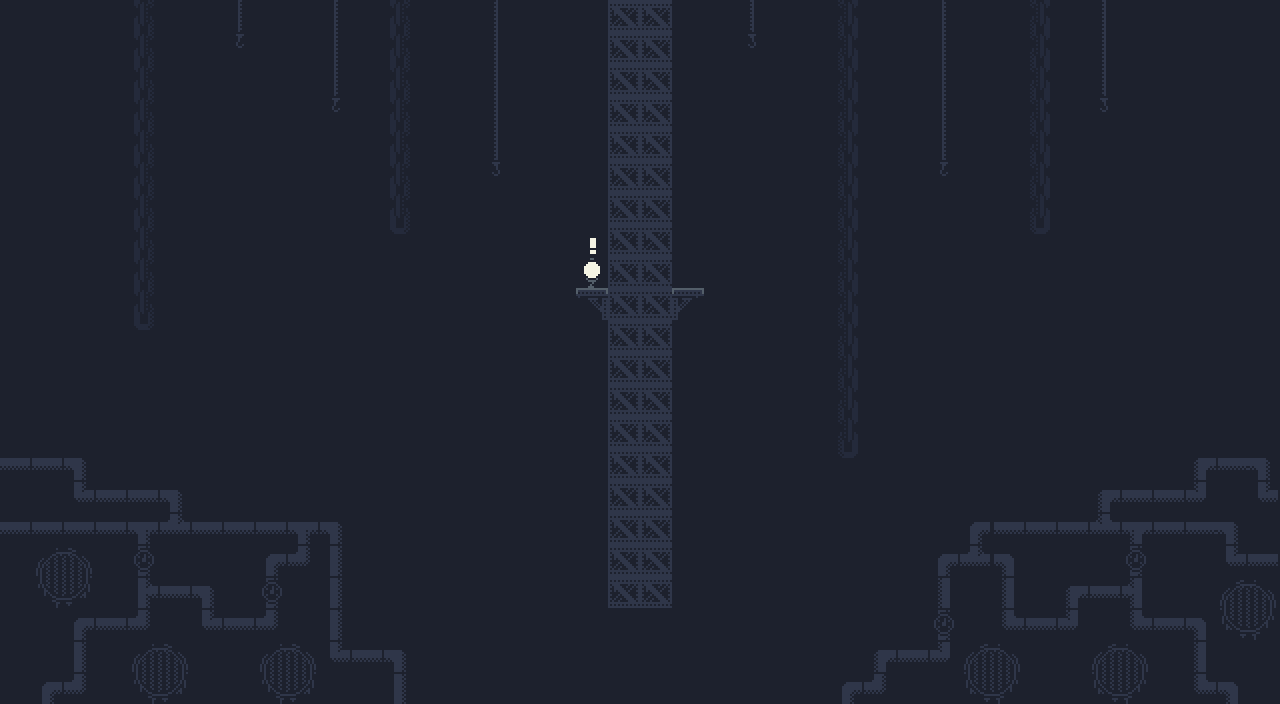

A level layout from a 2D game, rendered from its tile map. Below: a short description, then the map file with its tile-grid data intact:
An orthogonal 40x22 tile map with 32x32 px tiles, 3 tile layers (Background, Ground, Foreground) and 3 objects (Spawn, Win).

<map version="1.10" tiledversion="1.12.1" orientation="orthogonal" renderorder="right-down" width="40" height="22" tilewidth="32" tileheight="32" infinite="0" backgroundcolor="#1d212d" nextlayerid="5" nextobjectid="9">
 <editorsettings>
  <export target="level6.json" format="json" />
 </editorsettings>
 <tileset firstgid="1" name="0x72-industrial-tileset-32px-extruded" tilewidth="32" tileheight="32" spacing="2" margin="1" tilecount="1024" columns="32">
  <image source="0x72-industrial-tileset-32px-extruded.png" width="1088" height="1088" />
  <tile id="5">
   <properties>
    <property name="collides" type="bool" value="true" />
   </properties>
  </tile>
  <tile id="12">
   <properties>
    <property name="collides" type="bool" value="true" />
   </properties>
  </tile>
  <tile id="13">
   <properties>
    <property name="collides" type="bool" value="true" />
   </properties>
  </tile>
  <tile id="14">
   <properties>
    <property name="collides" type="bool" value="true" />
   </properties>
  </tile>
  <tile id="15">
   <properties>
    <property name="collides" type="bool" value="true" />
   </properties>
  </tile>
  <tile id="19">
   <properties>
    <property name="collides" type="bool" value="true" />
   </properties>
  </tile>
  <tile id="20">
   <properties>
    <property name="collides" type="bool" value="true" />
   </properties>
  </tile>
  <tile id="21">
   <properties>
    <property name="collides" type="bool" value="true" />
   </properties>
  </tile>
  <tile id="32">
   <properties>
    <property name="collides" type="bool" value="true" />
   </properties>
  </tile>
  <tile id="33">
   <properties>
    <property name="collides" type="bool" value="true" />
   </properties>
  </tile>
  <tile id="34">
   <properties>
    <property name="collides" type="bool" value="true" />
   </properties>
  </tile>
  <tile id="35">
   <properties>
    <property name="collides" type="bool" value="true" />
   </properties>
  </tile>
  <tile id="36">
   <properties>
    <property name="collides" type="bool" value="true" />
   </properties>
  </tile>
  <tile id="37">
   <properties>
    <property name="collides" type="bool" value="true" />
   </properties>
  </tile>
  <tile id="38">
   <properties>
    <property name="collides" type="bool" value="true" />
   </properties>
  </tile>
  <tile id="39">
   <properties>
    <property name="collides" type="bool" value="true" />
   </properties>
  </tile>
  <tile id="40">
   <properties>
    <property name="collides" type="bool" value="true" />
   </properties>
  </tile>
  <tile id="41">
   <properties>
    <property name="collides" type="bool" value="true" />
   </properties>
  </tile>
  <tile id="42">
   <properties>
    <property name="collides" type="bool" value="true" />
   </properties>
  </tile>
  <tile id="43">
   <properties>
    <property name="collides" type="bool" value="true" />
   </properties>
  </tile>
  <tile id="52">
   <properties>
    <property name="collides" type="bool" value="true" />
   </properties>
  </tile>
  <tile id="53">
   <properties>
    <property name="collides" type="bool" value="true" />
    <property name="isPermanent" type="bool" value="true" />
   </properties>
  </tile>
  <tile id="76">
   <properties>
    <property name="collides" type="bool" value="true" />
    <property name="isSpike" type="bool" value="true" />
   </properties>
   <objectgroup draworder="index">
    <object id="5" x="2" y="26" width="30" height="6" />
   </objectgroup>
  </tile>
  <tile id="77">
   <properties>
    <property name="collides" type="bool" value="true" />
    <property name="isSpike" type="bool" value="true" />
   </properties>
  </tile>
  <tile id="78">
   <properties>
    <property name="collides" type="bool" value="true" />
    <property name="isSpike" type="bool" value="true" />
   </properties>
  </tile>
  <tile id="79">
   <properties>
    <property name="collides" type="bool" value="true" />
    <property name="isSpike" type="bool" value="true" />
   </properties>
  </tile>
  <tile id="84">
   <properties>
    <property name="collides" type="bool" value="true" />
   </properties>
  </tile>
  <tile id="85">
   <properties>
    <property name="collides" type="bool" value="true" />
   </properties>
  </tile>
  <tile id="86">
   <properties>
    <property name="collides" type="bool" value="true" />
   </properties>
  </tile>
  <tile id="87">
   <properties>
    <property name="collides" type="bool" value="true" />
   </properties>
  </tile>
  <tile id="88">
   <properties>
    <property name="collides" type="bool" value="true" />
   </properties>
  </tile>
  <tile id="89">
   <properties>
    <property name="collides" type="bool" value="true" />
   </properties>
  </tile>
  <tile id="108">
   <properties>
    <property name="collides" type="bool" value="true" />
    <property name="isSpike" type="bool" value="true" />
   </properties>
  </tile>
  <tile id="109">
   <properties>
    <property name="collides" type="bool" value="true" />
    <property name="isSpike" type="bool" value="true" />
   </properties>
  </tile>
  <tile id="110">
   <properties>
    <property name="collides" type="bool" value="true" />
    <property name="isSpike" type="bool" value="true" />
   </properties>
  </tile>
  <tile id="111">
   <properties>
    <property name="collides" type="bool" value="true" />
    <property name="isSpike" type="bool" value="true" />
   </properties>
  </tile>
  <tile id="116">
   <properties>
    <property name="collides" type="bool" value="true" />
   </properties>
  </tile>
  <tile id="117">
   <properties>
    <property name="collides" type="bool" value="true" />
   </properties>
  </tile>
  <tile id="118">
   <properties>
    <property name="collides" type="bool" value="true" />
   </properties>
  </tile>
  <tile id="119">
   <properties>
    <property name="collides" type="bool" value="true" />
   </properties>
  </tile>
  <tile id="120">
   <properties>
    <property name="collides" type="bool" value="true" />
   </properties>
  </tile>
  <tile id="121">
   <properties>
    <property name="collides" type="bool" value="true" />
   </properties>
  </tile>
  <tile id="152">
   <properties>
    <property name="collides" type="bool" value="true" />
   </properties>
  </tile>
  <tile id="153">
   <properties>
    <property name="collides" type="bool" value="true" />
   </properties>
  </tile>
  <tile id="196">
   <properties>
    <property name="collides" type="bool" value="true" />
   </properties>
  </tile>
  <tile id="197">
   <properties>
    <property name="collides" type="bool" value="true" />
   </properties>
  </tile>
  <tile id="198">
   <properties>
    <property name="collides" type="bool" value="true" />
   </properties>
  </tile>
  <tile id="199">
   <properties>
    <property name="collides" type="bool" value="true" />
   </properties>
  </tile>
  <tile id="200">
   <properties>
    <property name="collides" type="bool" value="true" />
   </properties>
  </tile>
  <tile id="201">
   <properties>
    <property name="collides" type="bool" value="true" />
   </properties>
  </tile>
  <tile id="228">
   <properties>
    <property name="collides" type="bool" value="true" />
   </properties>
  </tile>
  <tile id="229">
   <properties>
    <property name="collides" type="bool" value="true" />
   </properties>
  </tile>
  <tile id="230">
   <properties>
    <property name="collides" type="bool" value="true" />
   </properties>
  </tile>
  <tile id="231">
   <properties>
    <property name="collides" type="bool" value="true" />
   </properties>
  </tile>
  <tile id="232">
   <properties>
    <property name="collides" type="bool" value="true" />
   </properties>
  </tile>
  <tile id="233">
   <properties>
    <property name="collides" type="bool" value="true" />
   </properties>
  </tile>
  <tile id="256">
   <properties>
    <property name="collides" type="bool" value="true" />
   </properties>
  </tile>
  <tile id="257">
   <properties>
    <property name="collides" type="bool" value="true" />
   </properties>
  </tile>
  <tile id="258">
   <properties>
    <property name="collides" type="bool" value="true" />
   </properties>
  </tile>
  <tile id="259">
   <properties>
    <property name="collides" type="bool" value="true" />
   </properties>
  </tile>
  <tile id="288">
   <properties>
    <property name="collides" type="bool" value="true" />
   </properties>
  </tile>
  <tile id="289">
   <properties>
    <property name="collides" type="bool" value="true" />
   </properties>
  </tile>
  <tile id="290">
   <properties>
    <property name="collides" type="bool" value="true" />
   </properties>
  </tile>
  <tile id="291">
   <properties>
    <property name="collides" type="bool" value="true" />
   </properties>
  </tile>
  <tile id="320">
   <properties>
    <property name="collides" type="bool" value="true" />
   </properties>
  </tile>
  <tile id="321">
   <properties>
    <property name="collides" type="bool" value="true" />
   </properties>
  </tile>
  <tile id="322">
   <properties>
    <property name="collides" type="bool" value="true" />
   </properties>
  </tile>
  <tile id="323">
   <properties>
    <property name="collides" type="bool" value="true" />
   </properties>
  </tile>
 </tileset>
 <layer id="1" name="Background" width="40" height="22">
  <data encoding="csv">
0,0,0,0,23,0,0,97,0,0,97,0,23,0,0,3221225569,0,0,0,0,0,0,0,2147483745,0,0,2147483671,0,0,1073741921,0,0,2147483671,0,2147483745,0,0,0,0,0,
0,0,0,0,23,0,0,129,0,0,97,0,23,0,0,3221225569,0,0,0,0,0,0,0,2147483777,0,0,2147483671,0,0,1073741921,0,0,2147483671,0,2147483745,0,0,0,0,0,
0,0,0,0,23,0,0,0,0,0,97,0,23,0,0,3221225569,0,0,0,0,0,0,0,0,0,0,2147483671,0,0,1073741921,0,0,2147483671,0,2147483745,0,0,0,0,0,
0,0,0,0,23,0,0,0,0,0,129,0,23,0,0,3221225569,0,0,0,0,0,0,0,0,0,0,2147483671,0,0,1073741921,0,0,2147483671,0,2147483777,0,0,0,0,0,
0,0,0,0,23,0,0,0,0,0,0,0,23,0,0,3221225569,0,0,0,0,0,0,0,0,0,0,2147483671,0,0,1073741921,0,0,2147483671,0,0,0,0,0,0,0,
0,0,0,0,23,0,0,0,0,0,0,0,23,0,0,161,0,0,0,0,0,0,0,0,0,0,2147483671,0,0,2147483809,0,0,2147483671,0,0,0,0,0,0,0,
0,0,0,0,23,0,0,0,0,0,0,0,23,0,0,0,0,0,0,0,0,0,0,0,0,0,2147483671,0,0,0,0,0,2147483671,0,0,0,0,0,0,0,
0,0,0,0,23,0,0,0,0,0,0,0,55,0,0,0,0,0,0,0,0,0,0,0,0,0,2147483671,0,0,0,0,0,2147483703,0,0,0,0,0,0,0,
0,0,0,0,23,0,0,0,0,0,0,0,0,0,0,0,0,0,0,0,0,0,0,0,0,0,2147483671,0,0,0,0,0,0,0,0,0,0,0,0,0,
0,0,0,0,23,0,0,0,0,0,0,0,0,0,0,0,0,0,0,0,0,0,0,0,0,0,2147483671,0,0,0,0,0,0,0,0,0,0,0,0,0,
0,0,0,0,55,0,0,0,0,0,0,0,0,0,0,0,0,0,0,0,0,0,0,0,0,0,2147483671,0,0,0,0,0,0,0,0,0,0,0,0,0,
0,0,0,0,0,0,0,0,0,0,0,0,0,0,0,0,0,0,0,0,0,0,0,0,0,0,2147483671,0,0,0,0,0,0,0,0,0,0,0,0,0,
0,0,0,0,0,0,0,0,0,0,0,0,0,0,0,0,0,0,0,0,0,0,0,0,0,0,2147483671,0,0,0,0,0,0,0,0,0,0,0,0,0,
0,0,0,0,0,0,0,0,0,0,0,0,0,0,0,0,0,0,0,0,0,0,0,0,0,0,2147483671,0,0,0,0,0,0,0,0,0,0,0,0,0,
237,237,238,0,0,0,0,0,0,0,0,0,0,0,0,0,0,0,0,0,0,0,0,0,0,0,2147483703,0,0,0,0,0,0,0,0,0,0,2147483886,2147483885,238,
0,0,300,237,237,238,0,0,0,0,0,0,0,0,0,0,0,0,0,0,0,0,0,0,0,0,0,0,0,0,0,0,0,0,2147483886,2147483885,2147483885,2147483948,0,300,
237,237,237,237,301,269,237,237,237,301,238,0,0,0,0,0,0,0,0,0,0,0,0,0,0,0,0,0,0,0,268,2147483885,2147483885,2147483885,2147483917,2147483949,2147483885,2147483885,238,0,
0,66,67,0,336,0,0,0,268,270,367,0,0,0,0,0,0,0,0,0,0,0,0,0,0,0,0,0,0,268,269,2147483916,0,0,0,336,0,0,300,237,
0,98,99,0,335,237,238,0,336,0,367,0,0,0,0,0,0,0,0,0,0,0,0,0,0,0,0,0,0,2147484015,0,2147484015,0,2147483886,2147483885,2147483983,0,0,2147483715,2147483714,
0,0,268,237,270,0,300,237,270,0,367,0,0,0,0,0,0,0,0,0,0,0,0,0,0,0,0,0,0,336,0,2147483918,2147483885,2147483948,0,2147483918,2147483885,2147483916,2147483747,2147483746,
0,0,367,0,66,67,0,0,66,67,300,237,238,0,0,0,0,0,0,0,0,0,0,0,0,0,0,2147483886,2147483885,2147483948,2147483715,2147483714,0,0,2147483715,2147483714,0,2147484015,0,0,
0,268,270,0,98,99,0,0,98,99,0,0,367,0,0,0,0,0,0,0,0,0,0,0,0,0,268,270,0,0,2147483747,2147483746,0,0,2147483747,2147483746,0,2147483918,2147483916,0
</data>
 </layer>
 <layer id="2" name="Ground" width="40" height="22">
  <data encoding="csv">
0,0,0,0,0,0,0,0,0,0,0,0,0,0,0,0,0,0,0,54,54,0,0,0,0,0,0,0,0,0,0,0,0,0,0,0,0,0,0,0,
0,0,0,0,0,0,0,0,0,0,0,0,0,0,0,0,0,0,0,54,54,0,0,0,0,0,0,0,0,0,0,0,0,0,0,0,0,0,0,0,
0,0,0,0,0,0,0,0,0,0,0,0,0,0,0,0,0,0,0,54,54,0,0,0,0,0,0,0,0,0,0,0,0,0,0,0,0,0,0,0,
0,0,0,0,0,0,0,0,0,0,0,0,0,0,0,0,0,0,0,54,54,0,0,0,0,0,0,0,0,0,0,0,0,0,0,0,0,0,0,0,
0,0,0,0,0,0,0,0,0,0,0,0,0,0,0,0,0,0,0,54,54,0,0,0,0,0,0,0,0,0,0,0,0,0,0,0,0,0,0,0,
0,0,0,0,0,0,0,0,0,0,0,0,0,0,0,0,0,0,0,54,54,0,0,0,0,0,0,0,0,0,0,0,0,0,0,0,0,0,0,0,
0,0,0,0,0,0,0,0,0,0,0,0,0,0,0,0,0,0,0,54,54,0,0,0,0,0,0,0,0,0,0,0,0,0,0,0,0,0,0,0,
0,0,0,0,0,0,0,0,0,0,0,0,0,0,0,0,0,0,0,54,54,0,0,0,0,0,0,0,0,0,0,0,0,0,0,0,0,0,0,0,
0,0,0,0,0,0,0,0,0,0,0,0,0,0,0,0,0,0,0,54,54,0,0,0,0,0,0,0,0,0,0,0,0,0,0,0,0,0,0,0,
0,0,0,0,0,0,0,0,0,0,0,0,0,0,0,0,0,0,90,54,54,89,0,0,0,0,0,0,0,0,0,0,0,0,0,0,0,0,0,0,
0,0,0,0,0,0,0,0,0,0,0,0,0,0,0,0,0,0,0,54,54,0,0,0,0,0,0,0,0,0,0,0,0,0,0,0,0,0,0,0,
0,0,0,0,0,0,0,0,0,0,0,0,0,0,0,0,0,0,0,54,54,0,0,0,0,0,0,0,0,0,0,0,0,0,0,0,0,0,0,0,
0,0,0,0,0,0,0,0,0,0,0,0,0,0,0,0,0,0,0,54,54,0,0,0,0,0,0,0,0,0,0,0,0,0,0,0,0,0,0,0,
0,0,0,0,0,0,0,0,0,0,0,0,0,0,0,0,0,0,0,54,54,0,0,0,0,0,0,0,0,0,0,0,0,0,0,0,0,0,0,0,
0,0,0,0,0,0,0,0,0,0,0,0,0,0,0,0,0,0,0,54,54,0,0,0,0,0,0,0,0,0,0,0,0,0,0,0,0,0,0,0,
0,0,0,0,0,0,0,0,0,0,0,0,0,0,0,0,0,0,0,54,54,0,0,0,0,0,0,0,0,0,0,0,0,0,0,0,0,0,0,0,
0,0,0,0,0,0,0,0,0,0,0,0,0,0,0,0,0,0,0,54,54,0,0,0,0,0,0,0,0,0,0,0,0,0,0,0,0,0,0,0,
0,0,0,0,0,0,0,0,0,0,0,0,0,0,0,0,0,0,0,54,54,0,0,0,0,0,0,0,0,0,0,0,0,0,0,0,0,0,0,0,
0,0,0,0,0,0,0,0,0,0,0,0,0,0,0,0,0,0,0,54,54,0,0,0,0,0,0,0,0,0,0,0,0,0,0,0,0,0,0,0,
0,0,0,0,0,0,0,0,0,0,0,0,0,0,0,0,0,0,0,0,0,0,0,0,0,0,0,0,0,0,0,0,0,0,0,0,0,0,0,0,
0,0,0,0,0,0,0,0,0,0,0,0,0,0,0,0,0,0,0,0,0,0,0,0,0,0,0,0,0,0,0,0,0,0,0,0,0,0,0,0,
0,0,0,0,0,0,0,0,0,0,0,0,0,0,0,0,0,0,0,0,0,0,0,0,0,0,0,0,0,0,0,0,0,0,0,0,0,0,0,0
</data>
 </layer>
 <layer id="3" name="Foreground" width="40" height="22">
  <data encoding="csv">
0,0,0,0,0,0,0,0,0,0,0,0,0,0,0,0,0,0,0,0,0,0,0,0,0,0,0,0,0,0,0,0,0,0,0,0,0,0,0,0,
0,0,0,0,0,0,0,0,0,0,0,0,0,0,0,0,0,0,0,0,0,0,0,0,0,0,0,0,0,0,0,0,0,0,0,0,0,0,0,0,
0,0,0,0,0,0,0,0,0,0,0,0,0,0,0,0,0,0,0,0,0,0,0,0,0,0,0,0,0,0,0,0,0,0,0,0,0,0,0,0,
0,0,0,0,0,0,0,0,0,0,0,0,0,0,0,0,0,0,0,0,0,0,0,0,0,0,0,0,0,0,0,0,0,0,0,0,0,0,0,0,
0,0,0,0,0,0,0,0,0,0,0,0,0,0,0,0,0,0,0,0,0,0,0,0,0,0,0,0,0,0,0,0,0,0,0,0,0,0,0,0,
0,0,0,0,0,0,0,0,0,0,0,0,0,0,0,0,0,0,0,0,0,0,0,0,0,0,0,0,0,0,0,0,0,0,0,0,0,0,0,0,
0,0,0,0,0,0,0,0,0,0,0,0,0,0,0,0,0,0,0,0,0,0,0,0,0,0,0,0,0,0,0,0,0,0,0,0,0,0,0,0,
0,0,0,0,0,0,0,0,0,0,0,0,0,0,0,0,0,0,646,0,0,0,0,0,0,0,0,0,0,0,0,0,0,0,0,0,0,0,0,0,
0,0,0,0,0,0,0,0,0,0,0,0,0,0,0,0,0,0,317,0,0,0,0,0,0,0,0,0,0,0,0,0,0,0,0,0,0,0,0,0,
0,0,0,0,0,0,0,0,0,0,0,0,0,0,0,0,0,0,0,0,0,0,0,0,0,0,0,0,0,0,0,0,0,0,0,0,0,0,0,0,
0,0,0,0,0,0,0,0,0,0,0,0,0,0,0,0,0,0,0,0,0,0,0,0,0,0,0,0,0,0,0,0,0,0,0,0,0,0,0,0,
0,0,0,0,0,0,0,0,0,0,0,0,0,0,0,0,0,0,0,0,0,0,0,0,0,0,0,0,0,0,0,0,0,0,0,0,0,0,0,0,
0,0,0,0,0,0,0,0,0,0,0,0,0,0,0,0,0,0,0,0,0,0,0,0,0,0,0,0,0,0,0,0,0,0,0,0,0,0,0,0,
0,0,0,0,0,0,0,0,0,0,0,0,0,0,0,0,0,0,0,0,0,0,0,0,0,0,0,0,0,0,0,0,0,0,0,0,0,0,0,0,
0,0,0,0,0,0,0,0,0,0,0,0,0,0,0,0,0,0,0,0,0,0,0,0,0,0,0,0,0,0,0,0,0,0,0,0,0,0,0,0,
0,0,0,0,0,0,0,0,0,0,0,0,0,0,0,0,0,0,0,0,0,0,0,0,0,0,0,0,0,0,0,0,0,0,0,0,0,0,0,0,
0,0,0,0,0,0,0,0,0,0,0,0,0,0,0,0,0,0,0,0,0,0,0,0,0,0,0,0,0,0,0,0,0,0,0,0,0,0,0,0,
0,0,0,0,0,0,0,0,0,0,0,0,0,0,0,0,0,0,0,0,0,0,0,0,0,0,0,0,0,0,0,0,0,0,0,0,0,0,0,0,
0,0,0,0,0,0,0,0,0,0,0,0,0,0,0,0,0,0,0,0,0,0,0,0,0,0,0,0,0,0,0,0,0,0,0,0,0,0,0,0,
0,0,0,0,0,0,0,0,0,0,0,0,0,0,0,0,0,0,0,0,0,0,0,0,0,0,0,0,0,0,0,0,0,0,0,0,0,0,0,0,
0,0,0,0,0,0,0,0,0,0,0,0,0,0,0,0,0,0,0,0,0,0,0,0,0,0,0,0,0,0,0,0,0,0,0,0,0,0,0,0,
0,0,0,0,0,0,0,0,0,0,0,0,0,0,0,0,0,0,0,0,0,0,0,0,0,0,0,0,0,0,0,0,0,0,0,0,0,0,0,0
</data>
 </layer>
 <objectgroup id="4" name="Objects">
  <object id="1" name="Spawn" x="688" y="274">
   <point />
  </object>
  <object id="8" name="Win" x="592" y="274">
   <point />
  </object>
 </objectgroup>
</map>
